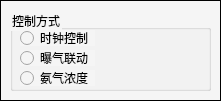
  <widget class="QFrame" name="frame_control_mode">
   <property name="geometry">
    <rect>
     <x>281</x>
     <y>1030</y>
     <width>221</width>
     <height>101</height>
    </rect>
   </property>
   <property name="sizePolicy">
    <sizepolicy hsizetype="Preferred" vsizetype="Preferred">
     <horstretch>0</horstretch>
     <verstretch>0</verstretch>
    </sizepolicy>
   </property>
   <property name="styleSheet">
    <string notr="true">background-color: rgb(245, 245, 245);</string>
   </property>
   <property name="frameShape">
    <enum>QFrame::Box</enum>
   </property>
   <property name="frameShadow">
    <enum>QFrame::Plain</enum>
   </property>
   <widget class="QGroupBox" name="groupBox">
    <property name="geometry">
     <rect>
      <x>10</x>
      <y>10</y>
      <width>201</width>
      <height>81</height>
     </rect>
    </property>
    <property name="title">
     <string>控制方式</string>
    </property>
    <widget class="QRadioButton" name="timeControlRadioButton">
     <property name="geometry">
      <rect>
       <x>10</x>
       <y>20</y>
       <width>75</width>
       <height>16</height>
      </rect>
     </property>
     <property name="font">
      <font>
       <weight>50</weight>
       <bold>false</bold>
       <underline>false</underline>
      </font>
     </property>
     <property name="text">
      <string>时钟控制</string>
     </property>
     <attribute name="buttonGroup">
      <string notr="true">buttonGroup</string>
     </attribute>
    </widget>
    <widget class="QRadioButton" name="aerationControlRadioButton">
     <property name="geometry">
      <rect>
       <x>10</x>
       <y>40</y>
       <width>75</width>
       <height>16</height>
      </rect>
     </property>
     <property name="font">
      <font>
       <weight>50</weight>
       <bold>false</bold>
       <underline>false</underline>
      </font>
     </property>
     <property name="text">
      <string>曝气联动</string>
     </property>
     <attribute name="buttonGroup">
      <string notr="true">buttonGroup</string>
     </attribute>
    </widget>
    <widget class="QRadioButton" name="ammoControlRadioButton">
     <property name="geometry">
      <rect>
       <x>10</x>
       <y>60</y>
       <width>75</width>
       <height>16</height>
      </rect>
     </property>
     <property name="font">
      <font>
       <weight>50</weight>
       <bold>false</bold>
       <underline>false</underline>
      </font>
     </property>
     <property name="text">
      <string>氨气浓度</string>
     </property>
     <attribute name="buttonGroup">
      <string notr="true">buttonGroup</string>
     </attribute>
    </widget>
   </widget>
  </widget>
